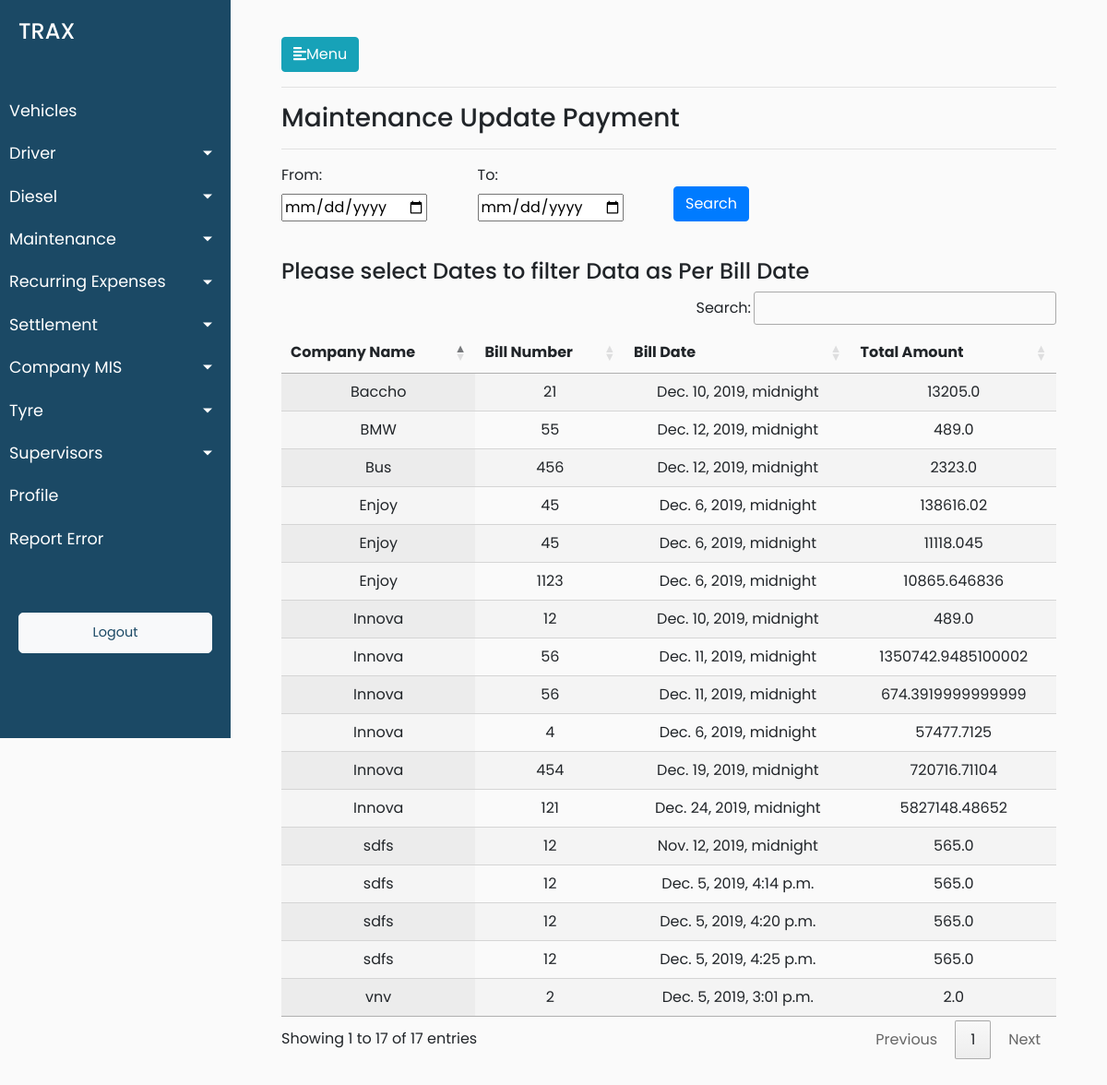
Screenshot of /maintenance/maintenance_update_payment (signed in) with the database file from the repository.
### trax_vehicle_manager_data/models.py (models this page shows, shortened)
class Maintenance(models.Model):
    YES = 'yes'
    NO = 'no'
    chalak_malak_choices = ((YES,'yes'),(NO,'no'))
    vehicle_number = models.CharField(max_length=900,blank=True)
    vehicle_detail = models.CharField(max_length=900,blank=True)
    bill_date = models.DateTimeField(default=timezone.now,blank=True)
    vehicle_type = models.CharField(max_length=900,blank=True)
    chalak_malal = models.CharField(choices=chalak_malak_choices,max_length=900,blank=True)
    company_name = models.CharField(max_length=900,blank=True)
    odometer_reading = models.FloatField(blank=True)
    bill_number = models.CharField(max_length=900,blank=True)
    dealer_part_number = models.CharField(max_length=900,blank=True)
    maintenance_dealer_name = models.CharField(max_length=900,blank=True)
    particular = models.CharField(max_length=900,blank=True)
    particular_details = models.CharField(max_length=900,blank=True)
    quantity = models.FloatField(blank=True)
    rate = models.FloatField(blank=True)
    amount = models.FloatField(blank=True)
    discount = models.FloatField(blank=True)
    tax = models.FloatField(blank=True)
    tds = models.FloatField(blank=True)
    labour_charge = models.FloatField(blank=True)
    total_amount = models.FloatField(blank=True)
    maintenance_vehicle_id = models.ForeignKey(Vehicles, on_delete = models.CASCADE)

### trax_vehicle_manager_data/views.py (the view)
# urls.py: path('maintenance/maintenance_update_payment',views.maintenance_update_payment,name='maintenance_update_payment'),
@login_required(login_url='/login')
def maintenance_update_payment(request):
    maintenanceobjectlist = []
    if request.method == "POST":
        date1=request.POST['date1']
        date2=request.POST['date2']
        maintenanceobjectlist = Maintenance.objects.filter(bill_date__range=[date1,date2]).all()
        filter_date = "True"
        data =  {'maintenance_data_objects':maintenanceobjectlist,'date1':date1,'date2':date2,'filter_date':filter_date}
    else:
        maintenanceobjectlist = Maintenance.objects.all()
        data = {'maintenance_data_objects':maintenanceobjectlist}
    return render(request,'trax_vehicle_manager_data/maintenance_update_payment.html',data)

### trax_vehicle_manager_data/templates/trax_vehicle_manager_data/maintenance_update_payment.html (shortened to what this page needs)
{% extends 'trax_vehicle_manager_data/base.html' %}
{% load static %}
{% block stylesheets %}
<link rel="stylesheet" href="//cdn.datatables.net/1.10.19/css/jquery.dataTables.min.css">
{% endblock stylesheets %}
{% block content %}
<hr>
<h3>Maintenance Update Payment</h3>
<hr>
<form action={% url 'trax_vehicle_manager_data:maintenance_update_payment' %} method="post">
                        <div>
                        <div class="form-row">
                        <div class="form-group col-md-3">
                            <label for="start_date_lbl">From:</label><br>
                            <input type="date" class="datepicker" id="date1" name="date1">
                        </div>
                        <div class="form-group col-md-3">
                            <label for="end_date_lbl">To:</label><br>
                            <input type="date" class="datepicker" id="date2" name="date2">
                        </div>
                        <div class="form-group col-md-3">
                        <br>
                        <button type="submit" class="submit-btn btn btn-primary">Search</button>
                        </div>
                        </div>
                        <br>
                    </form>
<div>
{% if filter_date == "True" %}
<h4>{{date1|title}}To{{date2|title}}</h4>
{% else %}
<h4>Please select Dates to filter Data as Per Bill Date</h4>
{% endif %}
</div>
<div>
    <table id="test_table" class="display" style="width:100%">
        <thead>
            <tr>
                <th>Company Name</th>
                <th>Bill Number</th>
                <th>Bill Date</th>
                <th>Total Amount</th>
            </tr>
        </thead>
        <tbody>
        {% for maintenance_data in maintenance_data_objects %}
            <tr>
                <td><a href="{% url 'trax_vehicle_manager_data:maintenance_summary_one_company' dealer_name=maintenance_data.maintenance_dealer_name %}">{{maintenance_data.maintenance_dealer_name}}</td>
                <td>{{maintenance_data.bill_number}}</td>
                <td>{{maintenance_data.bill_date}}</td>
                <td>{{maintenance_data.total_amount}}</td>
            </tr>
        {% endfor %}
        </tbody>
    </table>
</div>
{% endblock %}

### trax_vehicle_manager_data/static/trax_vehicle_manager_data/style.css (style rules this page uses)
body { font-family: 'Poppins', sans-serif; background: #fafafa; }
a, a:hover, a:focus { color: inherit; text-decoration: none; transition: all 0.3s; }
#test_table { text-align: center; }

### rows the page displays
Maintenance: maintenance_dealer_name "vnv", bill_number "2", bill_date "Dec. 5, 2019, 3:01 p.m.", total_amount "2.0"
Maintenance: maintenance_dealer_name "sdfs", bill_number "12", bill_date "Nov. 12, 2019, midnight", total_amount "565.0"
Maintenance: maintenance_dealer_name "sdfs", bill_number "12", bill_date "Dec. 5, 2019, 4:14 p.m.", total_amount "565.0"
Maintenance: maintenance_dealer_name "sdfs", bill_number "12", bill_date "Dec. 5, 2019, 4:20 p.m.", total_amount "565.0"
Maintenance: maintenance_dealer_name "sdfs", bill_number "12", bill_date "Dec. 5, 2019, 4:25 p.m.", total_amount "565.0"
Maintenance: maintenance_dealer_name "Bus", bill_number "456", bill_date "Dec. 12, 2019, midnight", total_amount "2323.0"
Maintenance: maintenance_dealer_name "Innova", bill_number "12", bill_date "Dec. 10, 2019, midnight", total_amount "489.0"
Maintenance: maintenance_dealer_name "BMW", bill_number "55", bill_date "Dec. 12, 2019, midnight", total_amount "489.0"
Maintenance: maintenance_dealer_name "Enjoy", bill_number "45", bill_date "Dec. 6, 2019, midnight", total_amount "138616.02"
Maintenance: maintenance_dealer_name "Enjoy", bill_number "45", bill_date "Dec. 6, 2019, midnight", total_amount "11118.045"
Maintenance: maintenance_dealer_name "Innova", bill_number "56", bill_date "Dec. 11, 2019, midnight", total_amount "1350742.9485100002"
Maintenance: maintenance_dealer_name "Innova", bill_number "56", bill_date "Dec. 11, 2019, midnight", total_amount "674.3919999999999"
Maintenance: maintenance_dealer_name "Innova", bill_number "4", bill_date "Dec. 6, 2019, midnight", total_amount "57477.7125"
Maintenance: maintenance_dealer_name "Innova", bill_number "454", bill_date "Dec. 19, 2019, midnight", total_amount "720716.71104"
Maintenance: maintenance_dealer_name "Innova", bill_number "121", bill_date "Dec. 24, 2019, midnight", total_amount "5827148.48652"
Maintenance: maintenance_dealer_name "Enjoy", bill_number "1123", bill_date "Dec. 6, 2019, midnight", total_amount "10865.646836"
Maintenance: maintenance_dealer_name "Baccho", bill_number "21", bill_date "Dec. 10, 2019, midnight", total_amount "13205.0"
